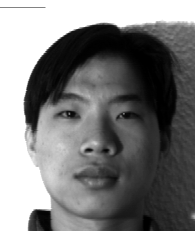
#> input picture assignments/PS6/input_images/Yalefaces/subject04.leftlight.png, 195 x 231 px
$ python experiment.py   (Python 2 division)   (older library calls are emulated)
#> lines starting #> are read from the running program, lines starting #| are printed output that depends on the picture; pictures that were not available may be replaced by others from this repository, and a replacement may not be noted
### assignments/PS6/ps6.py
"""Problem Set 6: PCA, Boosting, Haar Features, Viola-Jones."""
import numpy as np
import cv2
import os

from helper_classes import WeakClassifier, VJ_Classifier


# [16 lines of commented-out code are left out]
def load_images(folder, size=(32, 32)):
    """Load images to workspace.

    Args:
        folder (String): path to folder with images.
        size   ([int]): new image sizes

    Returns:
        tuple: two-element tuple containing:
            X (numpy.array): data matrix of flatten images
                             (row:observations, col:features) (float).
            y (numpy.array): 1D array of labels (int).
    """

    images_files = [f for f in os.listdir(folder) if f.endswith(".png")]

    x = []
    y = []
    for img in images_files:
        frame = cv2.imread(os.path.join(folder, img))
        gray = cv2.cvtColor(frame, cv2.COLOR_BGR2GRAY)
        res = cv2.resize(gray,size, interpolation = cv2.INTER_CUBIC)
        flatten = res.flatten()
        x.append(flatten)
        name = img.split(".")
        for i in name[0]:
            if i.isdigit() and i != '0':
                cc = int(i)
        y.append(cc)

    x = np.asarray(x)
    y = np.asarray(y)

    result = (x, y)
    return result

    # raise NotImplementedError


def split_dataset(X, y, p):
    """Split dataset into training and test sets.

    Let M be the number of images in X, select N random images that will
    compose the training data (see np.random.permutation). The images that
    were not selected (M - N) will be part of the test data. Record the labels
    accordingly.

    Args:
        X (numpy.array): 2D dataset.
        y (numpy.array): 1D array of labels (int).
        p (float): Decimal value that determines the percentage of the data
                   that will be the training data.

    Returns:
        tuple: Four-element tuple containing:
            Xtrain (numpy.array): Training data 2D array.
            ytrain (numpy.array): Training data labels.
            Xtest (numpy.array): Test data test 2D array.
            ytest (numpy.array): Test data labels.
    """
    cut = int(p*X.shape[0])
    indices = np.random.permutation(X.shape[0])
    training_idx, test_idx = indices[:cut], indices[cut:]
    Xtrain = X[training_idx,:]
    ytrain = y[training_idx]
    Xtest = X[test_idx,:]
    ytest = y[test_idx]
    return (Xtrain,ytrain,Xtest,ytest)

    # raise NotImplementedError


def get_mean_face(x):
    """Return the mean face.

    Calculate the mean for each column.

    Args:
        x (numpy.array): array of flattened images.

    Returns:
        numpy.array: Mean face.
    """

    x_mean =  np.mean(x, axis=0)

    return x_mean
    # raise NotImplementedError


def pca(X, k):
    """PCA Reduction method.
    Return the top k eigenvectors and eigenvalues using the covariance array
    obtained from X.


    Args:
        X (numpy.array): 2D data array of flatten images (row:observations,
                         col:features) (float).
        k (int): new dimension space

    Returns:
        tuple: two-element tuple containing
            eigenvectors (numpy.array): 2D array with the top k eigenvectors.
            eigenvalues (numpy.array): array with the top k eigenvalues.
    """

    M= X-np.array(X.mean(0),ndmin=2)

    eigenValues, eigenVectors = np.linalg.eigh(np.dot(M.T,M))

    # idx = eigenValues.argsort()[::-1]
    # eigenValues = eigenValues[idx]
    # eigenVectors = eigenVectors[:,idx]
    eigenValues = eigenValues[::-1]
    eigenVectors = eigenVectors.T[::-1]
    eigenvalues = eigenValues[:k]
    eigenvectors = eigenVectors[:k].T

    return (eigenvectors, eigenvalues)

    # raise NotImplementedError


class Boosting:
    """Boosting classifier.

    Args:
        X (numpy.array): Data array of flattened images
                         (row:observations, col:features) (float).
        y (numpy.array): Labels array of shape (observations, ).
        num_iterations (int): number of iterations
                              (ie number of weak classifiers).

    Attributes:
        Xtrain (numpy.array): Array of flattened images (float32).
        ytrain (numpy.array): Labels array (float32).
        num_iterations (int): Number of iterations for the boosting loop.
        weakClassifiers (list): List of weak classifiers appended in each
                               iteration.
        alphas (list): List of alpha values, one for each classifier.
        num_obs (int): Number of observations.
        weights (numpy.array): Array of normalized weights, one for each
                               observation.
        eps (float): Error threshold value to indicate whether to update
                     the current weights or stop training.
    """

    # [127 lines left out: functions __init__, train, evaluate, predict, not called in this run]
        # raise NotImplementedError


class HaarFeature:
    """Haar-like features.

    Args:
        feat_type (tuple): Feature type {(2, 1), (1, 2), (3, 1), (2, 2)}.
        position (tuple): (x, y) position of the feature's top left corner.
        size (tuple): Feature's (width, height)

    Attributes:
        feat_type (tuple): Feature type.
        position (tuple): Feature's top left corner.
        size (tuple): Feature's width and height.
    """

    # [341 lines left out: functions __init__, _create_two_horizontal_feature, _create_two_vertical_feature, _create_three_horizontal_feature, _create_three_vertical_feature, _create_four_square_feature and 3 more, not called in this run]

    # raise NotImplementedError


class ViolaJones:
    """Viola Jones face detection method

    Args:
        pos (list): List of positive images.
        neg (list): List of negative images.
        integral_images (list): List of integral images.

    Attributes:
        haarFeatures (list): List of haarFeature objects.
        integralImages (list): List of integral images.
        classifiers (list): List of weak classifiers (VJ_Classifier).
        alphas (list): Alpha values, one for each weak classifier.
        posImages (list): List of positive images.
        negImages (list): List of negative images.
        labels (numpy.array): Positive and negative labels.
    """
    # [199 lines left out: functions __init__, createHaarFeatures, train, predict, faceDetection, not called in this run]

        # raise NotImplementedError

### assignments/PS6/experiment.py
"""Problem Set 6: PCA, Boosting, Haar Features, Viola-Jones."""
import cv2
import os
import numpy as np
import matplotlib.pyplot as plt
from mpl_toolkits.mplot3d import Axes3D
import math

import ps6

# I/O directories
INPUT_DIR = "input_images"
OUTPUT_DIR = "output"

YALE_FACES_DIR = os.path.join(INPUT_DIR, 'Yalefaces')
FACES94_DIR = os.path.join(INPUT_DIR, 'faces94')
POS_DIR = os.path.join(INPUT_DIR, "pos")
NEG_DIR = os.path.join(INPUT_DIR, "neg")
NEG2_DIR = os.path.join(INPUT_DIR, "neg2")


# [6 lines left out: function load_images_from_dir, not called in this run]

# Utility function
def plot_eigen_faces(eig_vecs, fig_name="", visualize=False):
    r = np.ceil(np.sqrt(len(eig_vecs)))
    c = int(np.ceil(len(eig_vecs)/r))
    r = int(r)
    fig = plt.figure()

    for i,v in enumerate(eig_vecs):
        sp = fig.add_subplot(r,c,i+1)

        plt.imshow(v.reshape(32,32).real, cmap='gray')
        sp.set_title('eigenface_%i'%i)
        sp.axis('off')

    fig.subplots_adjust(hspace=.5)

    if visualize:
        plt.show()

    if not fig_name == "":
        plt.savefig("output/{}".format(fig_name))


# Functions you need to complete
def visualize_mean_face(x_mean, size, new_dims):
    """Rearrange the data in the mean face to a 2D array

    - Organize the contents in the mean face vector to a 2D array.
    - Normalize this image.
    - Resize it to match the new dimensions parameter

    Args:
        x_mean (numpy.array): Mean face values.
        size (tuple): x_mean 2D dimensions
        new_dims (tuple): Output array dimensions

    Returns:
        numpy.array: Mean face uint8 2D array.
    """

    B = np.reshape(x_mean, size)
    image = cv2.resize(B, new_dims)
    return image


    # return NotImplementedError


def part_1a_1b():

    orig_size = (192, 231)
    small_size = (32, 32)
    X, y = ps6.load_images(YALE_FACES_DIR, small_size)
#> in load_images, frame is the input picture: shape (231, 195, 3); min 0, max 255, mean 122.9
#> in load_images, `res = cv2.resize(gray,size, interpolation = cv2.INTER_CUBIC)`:
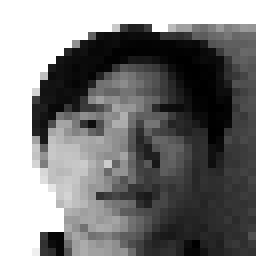
#> res: shape (32, 32) (shown 8 times larger); min 0, max 255, mean 122.7
#> in load_images, `flatten = res.flatten()`: flatten = 1024 values, max 255 at index 0, min 0 at index 246, mean 122.7
#> pass 2 of the loop in load_images, `for img in images_files:`:
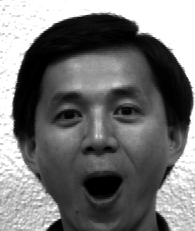
#> input picture assignments/PS6/input_images/Yalefaces/subject06.surprised.png, 195 x 231 px
#> in load_images, frame is the input picture: shape (231, 195, 3); min 0, max 255, mean 116.4
#> in load_images, `res = cv2.resize(gray,size, interpolation = cv2.INTER_CUBIC)`:
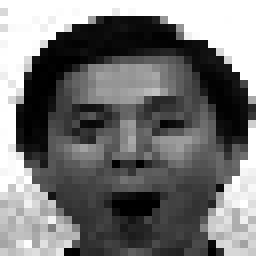
#> res: shape (32, 32) (shown 8 times larger); min 0, max 255, mean 116.5
#> flatten = 1024 values, max 255 at index 0, min 0 at index 232, mean 116.5
#> y = [4, 6]

    # Get the mean face
    x_mean = ps6.get_mean_face(X)
#> in get_mean_face, `x_mean =  np.mean(x, axis=0)`: x_mean = 1024 values, max 255 at index 0, min 1 at index 443, mean 119.6
    #
    x_mean_image = visualize_mean_face(x_mean, small_size, orig_size)
#> in visualize_mean_face, `B = np.reshape(x_mean, size)`:
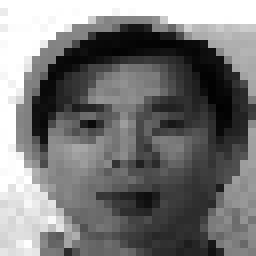
#> B: shape (32, 32) float64 (shown 8 times larger); min 1, max 255, mean 119.6
#> in visualize_mean_face, `image = cv2.resize(B, new_dims)`:
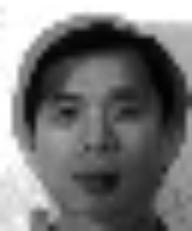
#> image: shape (231, 192) float64; min 1.19, max 255, mean 119.6
    #
    cv2.imwrite(os.path.join(OUTPUT_DIR, "ps6-1-a-1.png"), x_mean_image)

    # PCA dimension reduction
    k = 10
    eig_vecs, eig_vals = ps6.pca(X, k)
#> in pca, `eigenValues, eigenVectors = np.linalg.eigh(np.dot(M.T,M))`:
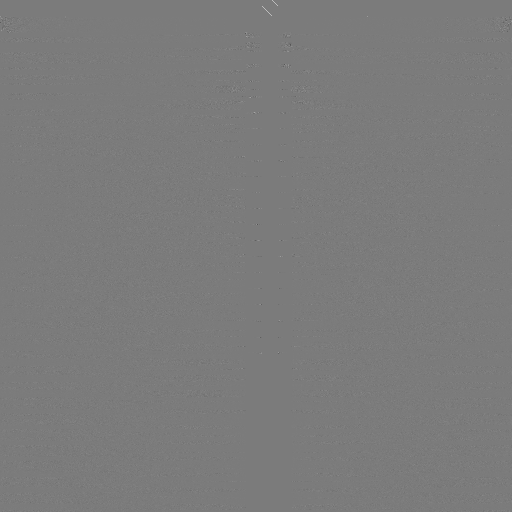
#> eigenVectors: shape (1024, 1024) float64 (shown at 1/2 size); min -0.943, max 1, mean -1.23e-05; drawn with min black and max white
#> in pca, `eigenValues, eigenVectors = np.linalg.eigh(np.dot(M.T,M))`: eigenValues = 1024 values from -3.73e-09 to 4493318.5
#> in pca, `eigenValues = eigenValues[::-1]`: eigenValues = 1024 values, max 4493318.5 at index 0, min -3.73e-09 at index 1023, mean 4388
#> in pca, `eigenvalues = eigenValues[:k]`: eigenvalues = [4493318.5, 2.68e-09, 2.47e-09, 2.38e-09, 2.13e-09, 2.06e-09, 1.85e-09, 1.63e-09, 1.39e-09, 1.34e-09]
#> eig_vals has the same summary as eigenvalues in pca

    plot_eigen_faces(eig_vecs.T, "ps6-1-b-1.png")
#> in plot_eigen_faces, `r = np.ceil(np.sqrt(len(eig_vecs)))`: r = 4
#> in plot_eigen_faces, `c = int(np.ceil(len(eig_vecs)/r))`: c = 3
#> the loop in plot_eigen_faces, `for i,v in enumerate(eig_vecs):` made 10 passes
#> in plot_eigen_faces, `plt.savefig("output/{}".format(fig_name))`:
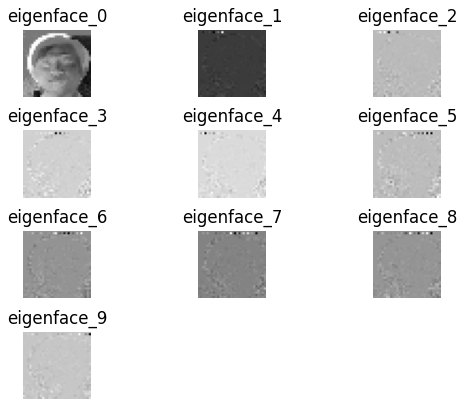
#> figure drawn by matplotlib, 10 panels


def part_1c():
    p = 0.5  # Select a split percentage value
    k = 8# Select a value for k

    size = (32, 32)
    X, y = ps6.load_images(YALE_FACES_DIR, size)
#> pass 2 of the loop in load_images, `for img in images_files:`:
#> y = [4, 6]
    Xtrain, ytrain, Xtest, ytest = ps6.split_dataset(X, y, p)
#> in split_dataset, `ytrain = y[training_idx]`: ytrain = [6]
#> in split_dataset, `ytest = y[test_idx]`: ytest = [4]
#> ytrain = [6]; ytest = [4]

    # training
    mu = ps6.get_mean_face(Xtrain)
#> mu has the same summary as flatten in load_images
    eig_vecs, eig_vals = ps6.pca(Xtrain, k)
#> call 2 of pca, with X = array of shape (1, 1024), k = 8
#> in pca (call 2), `eigenValues, eigenVectors = np.linalg.eigh(np.dot(M.T,M))`:
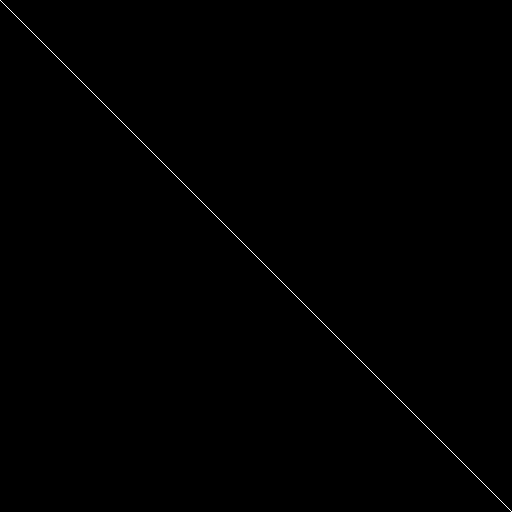
#> eigenVectors: shape (1024, 1024) float64 (shown at 1/2 size); values 0 (black) and 1 (white), 0.1% white in thin lines or dots
#> in pca (call 2), `eigenValues, eigenVectors = np.linalg.eigh(np.dot(M.T,M))`: eigenValues = 1024 values from 0 to 0
#> in pca (call 2), `eigenVectors = eigenVectors.T[::-1]`:
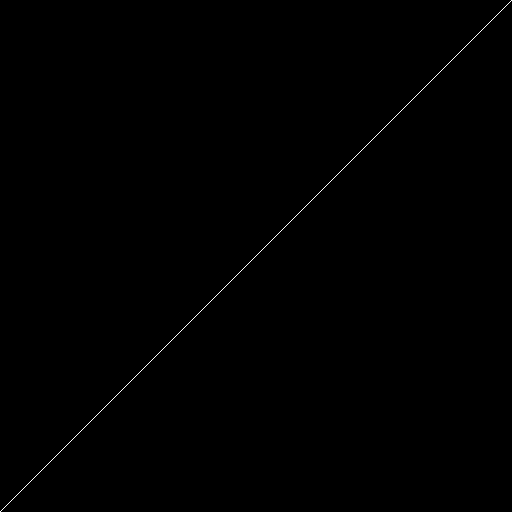
#> eigenVectors: shape (1024, 1024) float64 (shown at 1/2 size); values 0 (black) and 1 (white), 0.1% white in thin lines or dots
#> in pca (call 2), `eigenvalues = eigenValues[:k]`: eigenvalues = [0, 0, 0, 0, 0, 0, 0, 0]
#> eig_vals = [0, 0, 0, 0, 0, 0, 0, 0]
    Xtrain_proj = np.dot(Xtrain - mu, eig_vecs)

    # testing
    mu = ps6.get_mean_face(Xtest)
#> mu = 1024 values, max 255 at index 0, min 0 at index 246, mean 122.7
    Xtest_proj = np.dot(Xtest - mu, eig_vecs)

    good = 0
    bad = 0

    for i, obs in enumerate(Xtest_proj):

        dist = [np.linalg.norm(obs - x) for x in Xtrain_proj]

        idx = np.argmin(dist)
        y_pred = ytrain[idx]

        if y_pred == ytest[i]:
            good += 1

        else:
            bad += 1
#> this loop made 1 pass
#> (obs, dist, idx, y_pred, bad) on pass 1: ([0, 0, 0, 0, 0, 0, 0, 0], [0], 0, 6, 1)
#> after the loop, bad = 1; good = 0

    #if using random guess
    #picking random numbers
    rand_y = np.random.randint(low=1, high=16, size=len(ytest))
#> rand_y = [6]
    # rand_y = np.random.choice(15, (len(ytest)))
    # TODO: find which of these labels match ytrain and report its accuracy
    rand_accuracy = 100.0*sum([1 if rand_y[i]==ytest[i] else 0 for i in range(len(ytest))])/len(ytest)
#> rand_accuracy = 0
    # raise NotImplementedError
    print '(Random) Testing accuracy: {0:.2f}%'.format(rand_accuracy)
#| (Random) Testing accuracy: 0.00%


    print 'Good predictions = ', good, 'Bad predictions = ', bad
#| Good predictions =  0 Bad predictions =  1
    print '{0:.2f}% accuracy'.format(100 * float(good) / (good + bad))
#| 0.00% accuracy


def part_2a():
    y0 = 1
    y1 = 2

    X, y = ps6.load_images(FACES94_DIR)
#> y = [4]

    # Select only the y0 and y1 classes
    idx = y == y0
#> idx = [False]
    idx |= y == y1

    X = X[idx,:]
#> X = empty array
    y = y[idx]
#> y = empty array

    # Label them 1 and -1
    y0_ids = y == y0
#> y0_ids = empty array
    y1_ids = y == y1
#> y1_ids = empty array
    y[y0_ids] = 1
    y[y1_ids] = -1

    p = 0.8
    Xtrain, ytrain, Xtest, ytest = ps6.split_dataset(X, y, p)
#> Xtrain = empty array; ytrain = empty array; Xtest = empty array; ytest = empty array

    # Picking random numbers
    rand_y = np.random.choice([-1, 1], (len(ytrain)))
#> rand_y = empty array
    # TODO: find which of these labels match ytrain and report its accuracy
#> (the run stopped early here; a loop or call above may not have finished)
